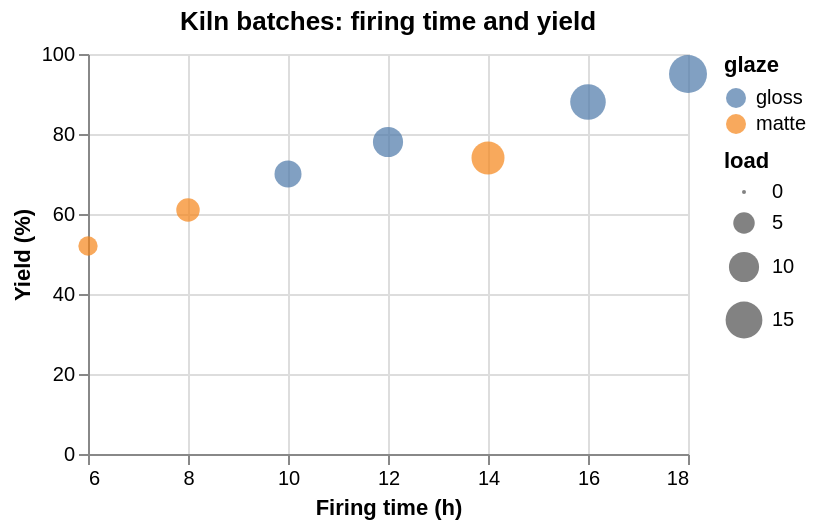

Write the Vega-Lite specification saved for this chart.
### Vega-Lite specification from a JSON file in a GitHub repository (floating-point values rounded to 4 significant figures)
{"$schema": "https://vega.github.io/schema/vega-lite/v5.json", "title": "Kiln batches: firing time and yield", "width": 300, "height": 200, "data": {"values": [{"hours": 6, "yield": 52, "glaze": "matte", "load": 4}, {"hours": 8, "yield": 61, "glaze": "matte", "load": 6}, {"hours": 10, "yield": 70, "glaze": "gloss", "load": 8}, {"hours": 12, "yield": 78, "glaze": "gloss", "load": 10}, {"hours": 14, "yield": 74, "glaze": "matte", "load": 12}, {"hours": 16, "yield": 88, "glaze": "gloss", "load": 14}, {"hours": 18, "yield": 95, "glaze": "gloss", "load": 16}, {"hours": 20, "yield": null, "glaze": "matte", "load": 18}]}, "mark": {"type": "point", "filled": true}, "encoding": {"x": {"field": "hours", "type": "quantitative", "scale": {"zero": false}, "axis": {"title": "Firing time (h)"}}, "y": {"field": "yield", "type": "quantitative", "axis": {"title": "Yield (%)"}}, "color": {"field": "glaze", "type": "nominal"}, "size": {"field": "load", "type": "quantitative"}}}
